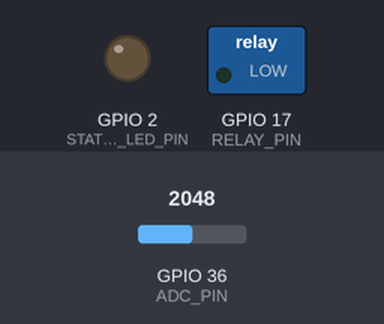
Bench run of a program on a simulated ESP32. Shown: switched loads named in the program (green lamp = pin HIGH), output pins drawn as LEDs (lit = HIGH). Inputs (shaded band) come from the test bench; at power-on: GPIO 36 (ADC_PIN) = 2048 (analog values on the 0–4095 scale). What the program prints to the serial monitor is not drawn.

Above: at 0.0 s.
At 0.82 s:
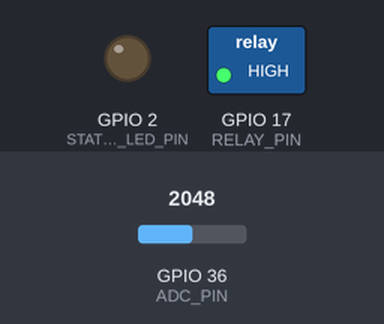
Timing chart, 0 to 2.6 s (numbered marks = the images above):
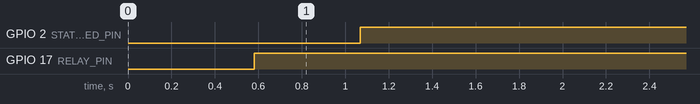

The program:

main.cpp
```cpp
/**
 * DC Microgrid Fault Detection — ESP32 Firmware
 *
 * This is the main entry point for the ESP32 DSP engine.
 * It creates a high-priority FreeRTOS task on Core 1 that runs the
 * DSP pipeline at 20 kHz, reading from the ADC and tripping the relay
 * on fault detection.
 *
 * Core 0: Arduino loop() — telemetry & system management
 * Core 1: dspTask() — deterministic DSP sampling (pinned, highest priority)
 */

#include <Arduino.h>
#include "dsp_config.h"
#include "dsp_core_esp32.h"

// ============================================================================
// Global DSP Pipeline
// ============================================================================

static mg::DSPPipeline pipeline;
static volatile bool    system_tripped = false;
static volatile int64_t last_trip_sample = 0;

// ============================================================================
// DSP Task — Runs on Core 1 at highest priority
// ============================================================================

void dspTask(void* param) {
    (void)param;

    const unsigned long period_us = (unsigned long)(1000000.0f / mg::SAMPLE_RATE_HZ);

    Serial.printf("[DSP] Task started on Core %d — target rate=%dHz, period=%luus\n",
                  xPortGetCoreID(), (int)mg::SAMPLE_RATE_HZ, period_us);

    while (true) {
        unsigned long loop_start = micros();

        // 1. Read ADC
        int raw_adc = analogRead(mg::ADC_PIN);
        float voltage = ((float)raw_adc / 4095.0f) * mg::ADC_VREF * mg::VOLTAGE_DIVIDER;

        // 2. Process through DSP pipeline
        mg::DSPResult result = pipeline.process_sample(voltage);

        // 3. Immediate trip action
        if (result.trip.triggered && !system_tripped) {
            // OPEN RELAY IMMEDIATELY — this is the critical sub-2ms path
            digitalWrite(mg::RELAY_PIN, HIGH);
            system_tripped = true;
            last_trip_sample = result.sample_count;

            Serial.printf("\n!!! FAULT TRIP @ sample %lld — D1_energy=%.1f, D1_peak=%.1f, latency=%dus !!!\n",
                          result.sample_count,
                          result.trip.d1_energy,
                          result.trip.d1_peak,
                          result.processing_time_us);
        }

        // 4. Precise timing to maintain sample rate
        unsigned long elapsed = micros() - loop_start;
        if (elapsed < period_us) {
            delayMicroseconds(period_us - elapsed);
        }
    }
}

// ============================================================================
// Arduino Setup
// ============================================================================

void setup() {
    Serial.begin(115200);
    delay(500); // Let serial settle

    Serial.println();
    Serial.println("╔══════════════════════════════════════════════════════╗");
    Serial.println("║  DC Microgrid DSP Engine — ESP32                    ║");
    Serial.println("║  Wavelet Fault Detection (Daubechies-4 Lifting)     ║");
    Serial.println("╚══════════════════════════════════════════════════════╝");
    Serial.println();

    // Configure pins
    pinMode(mg::RELAY_PIN, OUTPUT);
    digitalWrite(mg::RELAY_PIN, LOW);  // Relay starts CLOSED (normal operation)

    pinMode(mg::STATUS_LED_PIN, OUTPUT);
    digitalWrite(mg::STATUS_LED_PIN, LOW);

    // Configure ADC
    analogReadResolution(12);       // 12-bit (0-4095)
    analogSetAttenuation(ADC_11db); // Full range 0-3.3V

    // Print configuration
    Serial.printf("[CFG] Window=%d, Levels=%d, Rate=%.0fHz, Cutoff=%.0fHz\n",
                  mg::WINDOW_SIZE, mg::DWT_LEVELS,
                  mg::SAMPLE_RATE_HZ, mg::FILTER_CUTOFF_HZ);
    Serial.printf("[CFG] Thresholds: energy=%.1f, peak=%.1f, noise_floor=%.1f\n",
                  mg::D1_ENERGY_TRIP, mg::D1_PEAK_TRIP, mg::NOISE_FLOOR);
    Serial.printf("[CFG] DWT stride=%d → max detection latency=%.1fms\n",
                  mg::DWT_STRIDE,
                  (float)mg::DWT_STRIDE * 1000.0f / mg::SAMPLE_RATE_HZ);
    Serial.printf("[CFG] ADC pin=%d, Relay pin=%d\n", mg::ADC_PIN, mg::RELAY_PIN);
    Serial.println();

    // Create DSP task on Core 1
    xTaskCreatePinnedToCore(
        dspTask,                    // Task function
        "DSP",                      // Name
        mg::DSP_TASK_STACK,         // Stack size
        NULL,                       // Parameter
        mg::DSP_TASK_PRIORITY,      // Priority (highest)
        NULL,                       // Task handle (not needed)
        mg::DSP_TASK_CORE           // Core 1
    );

    Serial.println("[SYS] DSP task created on Core 1 — system ARMED");
}

// ============================================================================
// Arduino Loop — Telemetry (runs on Core 0, low priority)
// ============================================================================

void loop() {
    static unsigned long last_print = 0;
    static int64_t last_count = 0;

    unsigned long now = millis();
    if (now - last_print >= mg::TELEMETRY_INTERVAL_MS) {
        last_print = now;

        int64_t current_count = pipeline.total_samples();
        float   avg_us        = pipeline.avg_processing_us();
        int64_t trips         = pipeline.total_trips();
        int64_t samples_delta = current_count - last_count;
        last_count = current_count;

        // Status LED: blink normally, solid on trip
        if (system_tripped) {
            digitalWrite(mg::STATUS_LED_PIN, HIGH);
        } else {
            digitalWrite(mg::STATUS_LED_PIN, !digitalRead(mg::STATUS_LED_PIN));
        }

        // Telemetry output
        Serial.printf("[TEL] samples=%lld (+%lld/s) | avg=%.1fus | trips=%lld | %s\n",
                      current_count,
                      samples_delta,
                      avg_us,
                      trips,
                      system_tripped ? "*** TRIPPED ***" : "OK");
    }

    delay(100); // Don't hog Core 0
}
```

dsp_config.h
```cpp
#pragma once
/**
 * DSP Configuration — ESP32 DC Microgrid Fault Detection
 *
 * All tunable parameters in one place. Matches the x86_64 C++ engine
 * defaults while being optimized for ESP32 memory constraints.
 *
 * To tune for your grid, change ONLY this file — no other code edits needed.
 */

#include <cstddef>
#include <cstdint>

namespace mg {

// ============================================================================
// DSP Pipeline
// ============================================================================
constexpr size_t WINDOW_SIZE      = 128;      // DWT window (must be power of 2)
constexpr size_t DWT_LEVELS       = 4;        // Daubechies-4 decomposition levels
constexpr float  SAMPLE_RATE_HZ   = 20000.0f; // ADC sample rate
constexpr float  FILTER_CUTOFF_HZ = 8000.0f;  // Butterworth anti-alias cutoff
constexpr size_t HISTORY_CAPACITY = 512;       // Voltage ring buffer (reduced from 4096 for RAM)
constexpr size_t ENERGY_HIST_MAX  = 64;        // Energy history entries

// Rolling DWT stride: 1 = every sample (most responsive, ~30µs/sample)
// Higher values reduce CPU but increase detection latency.
// stride=1  → detection in ~80µs (1 sample period + processing)
// stride=32 → detection in ~1.6ms worst case
constexpr size_t DWT_STRIDE       = 1;

// ============================================================================
// Trip Thresholds
// ============================================================================
constexpr float D1_ENERGY_TRIP    = 100.0f;   // D1 energy threshold for fast trip
constexpr float D1_PEAK_TRIP      = 50.0f;    // D1 peak absolute threshold
constexpr float D2_ENERGY_WARN    = 50.0f;    // D2 energy warning level
constexpr float NOISE_FLOOR       = 0.5f;     // Below this → ignore as noise

// ============================================================================
// Hardware Pins
// ============================================================================
constexpr int ADC_PIN             = 36;       // GPIO36 (VP) — analog input
constexpr int RELAY_PIN           = 17;       // GPIO17 — relay/breaker output
constexpr int STATUS_LED_PIN      = 2;        // Built-in LED for status

// ============================================================================
// ADC Scaling
// ============================================================================
// Convert 12-bit ADC (0-4095) to voltage:
//   V_grid = (adc_raw / 4095.0) * V_REF * DIVIDER_RATIO
constexpr float ADC_VREF          = 3.3f;     // ESP32 ADC reference voltage
constexpr float VOLTAGE_DIVIDER   = 200.0f;   // Resistor divider ratio (for 400V DC bus)
// Effective range: 0 - 660V

// ============================================================================
// FreeRTOS Task
// ============================================================================
#ifndef configMAX_PRIORITIES
#define configMAX_PRIORITIES 25   // Default for ESP32 FreeRTOS
#endif
constexpr int   DSP_TASK_PRIORITY = configMAX_PRIORITIES - 1; // Highest priority
constexpr int   DSP_TASK_CORE     = 1;        // Pin to Core 1 (Core 0 = WiFi)
constexpr size_t DSP_TASK_STACK   = 8192;     // Stack size in bytes

// ============================================================================
// Telemetry
// ============================================================================
constexpr unsigned long TELEMETRY_INTERVAL_MS = 1000; // Serial stats every 1s

} // namespace mg
```

Source omitted: dsp_core_esp32.h (14717 bytes)

Measured:
- by itself, GPIO 2 (STATUS_LED_PIN): LOW → HIGH at 1.1 s
- by itself, GPIO 17 (RELAY_PIN): LOW → HIGH at 0.58 s
